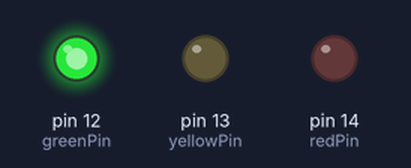
Recording of a sketch running on a simulated Arduino Uno, built with avr-gcc and run on an emulated ATmega328P. On the bench: output pins drawn as LEDs (lit = HIGH).

Above: at 2.5 s.
At 6.2 s:
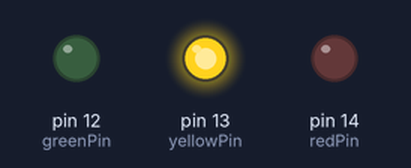
At 7.7 s:
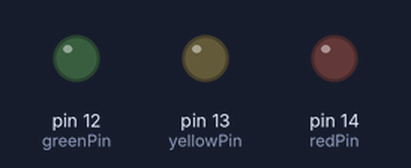
At 10.5 s:
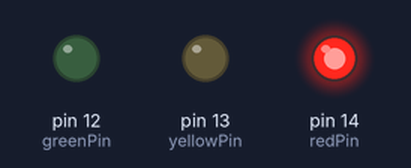
Timing chart, 0 to 16.9 s (numbered marks = the images above):
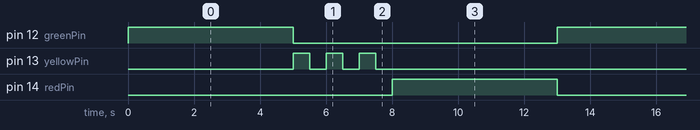

The sketch:

Traffic_Light.ino
```cpp
/*
 * Keyestudio 42 in 1 Starter Kit for Raspberry Pi Pico
 * lesson 2
 * Traffic_Light
 * http://www.keyestudio.com
*/
int greenPin = 12;   //绿色LED接GP12
int yellowPin = 13; //黄色LED接GP13
int redPin = 14;   //红色LED接GP14
void setup() {
  //LED接口都设置为输出模式
  pinMode(greenPin, OUTPUT);
  pinMode(yellowPin, OUTPUT);
  pinMode(redPin, OUTPUT);
}

void loop() {
  digitalWrite(greenPin, HIGH); //点亮绿色LED
  delay(5000);  //延时5秒
  digitalWrite(greenPin, LOW); //关闭绿色LED
  for (int i = 1; i <= 3; i = i + 1) {  //运行三次
    digitalWrite(yellowPin, HIGH); //点亮黄色LED
    delay(500); //延时0.5秒
    digitalWrite(yellowPin, LOW); //关闭黄色LED
    delay(500); //延时0.5秒
  }
  digitalWrite(redPin, HIGH); //点亮红色LED
  delay(5000);  //延时5s
  digitalWrite(redPin, LOW); //关闭红色LED

}
```

Measured:
- by itself, pin 12 (greenPin), pin 14 (redPin): alternates HIGH for 5.0 s and LOW for 8.0 s
- by itself, pin 13 (yellowPin): repeats every 13.0 s: 2 × (LOW 0.50 s, HIGH 0.50 s), LOW 10.5 s, HIGH 0.50 s
- by itself, everything shown: repeats every 13.0 s, in 9 steps
